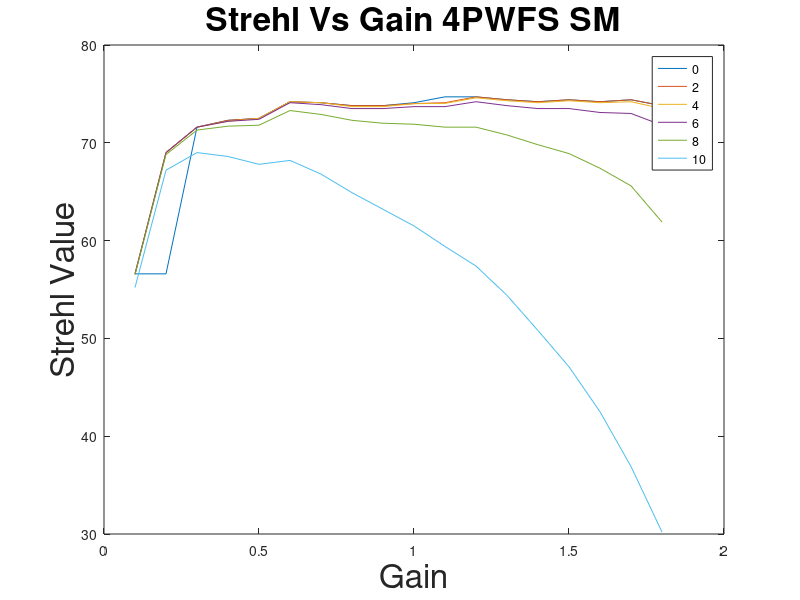

This figure's MATLAB source: (Note: this script raises an error after producing the figure.)
mag=0:2:10;
gain=0.1:0.1:1.8;

%% 4PWFSSM

mag0=[56.6, 56.6, 71.6, 72.3, 72.5, 74.2, 74.1, 73.8, 73.8, 74.1, 74.7, 74.7, 74.4, 74.2, 74.4, 74.2, 74.4, 73.8];

mag2=[56.6, 69, 71.6, 72.3, 72.5, 74.2, 74.1, 73.8, 73.8, 74.01, 74.1, 74.7, 74.4, 74.2, 74.4, 74.2, 74.4, 73.8];

mag4=[56.6, 69, 71.6, 72.2, 72.5, 74.2, 74.1, 73.7, 73.7, 74, 74.03, 74.6, 74.3, 74.1, 74.3, 74.1, 74.2, 73.5];

mag6=[56.6, 69, 71.6, 72.2, 72.4, 74.1, 73.9, 73.5, 73.5, 73.7, 73.7, 74.2, 73.8, 73.5, 73.5, 73.1, 73, 71.8];

mag8=[56.5, 68.8, 71.3, 71.7, 71.8, 73.3, 72.9, 72.3, 72, 71.9, 71.6, 71.6, 70.8, 69.8, 68.9, 67.4, 65.6, 61.9];

mag10= [55.2, 67.2, 69, 68.6, 67.8, 68.2, 66.8, 64.9, 63.2, 61.5, 59.4, 57.4, 54.4, 50.8, 47.1, 42.5, 36.9, 30.2];

%
figure; plot(gain,mag0); hold on
plot(gain,mag2);
plot(gain,mag4);
plot(gain,mag6);
plot(gain,mag8);
plot(gain,mag10);
legend('0','2','4','6','8','10')

title('Strehl Vs Gain 4PWFS SM', 'FontSize',24)
ylabel('Strehl Value','FontSize',24)
xlabel('Gain','FontSize',24)
lgd.FontSize = 20;
ax=gca;
ax.XAxis.FontSize=18;
ax.YAxis.FontSize=18;













